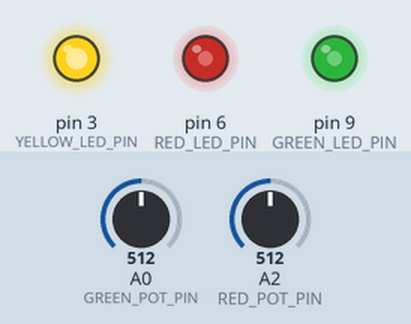
A sketch run on a simulated Arduino Uno, built with avr-gcc and run on an emulated ATmega328P. On the bench: output pins drawn as LEDs (lit = HIGH). The inputs (shaded band) are chosen by the test bench; at power-on: A0 (GREEN_POT_PIN) = 512, A2 (RED_POT_PIN) = 512.

Above: at 1.2 s.
1.3 s: A0 (GREEN_POT_PIN) set to 716
At 2.3 s:
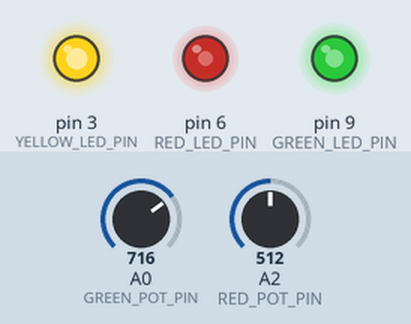
2.8 s: A2 (RED_POT_PIN) set to 716
At 3.4 s:
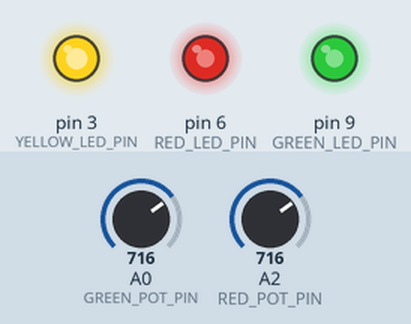
4.3 s: A0 (GREEN_POT_PIN) set to 900
At 5.5 s:
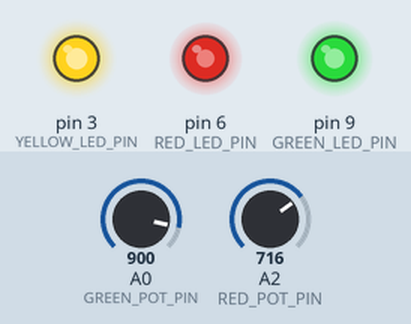
5.8 s: A2 (RED_POT_PIN) set to 900
At 6.9 s:
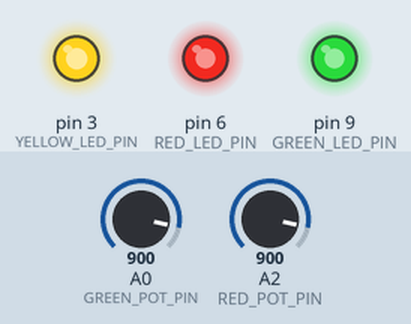
7.3 s: A0 (GREEN_POT_PIN) set to 511
At 8.0 s:
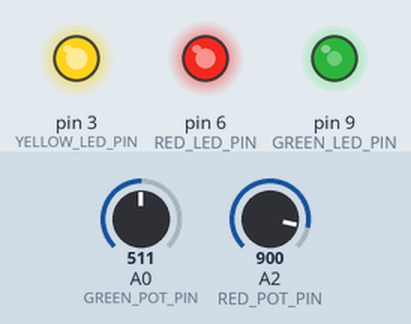
8.8 s: A2 (RED_POT_PIN) set to 122
At 9.2 s:
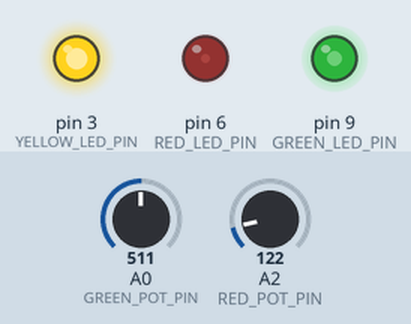
Timing chart, 0 to 11.3 s (numbered marks = the images above; inputs shaded):
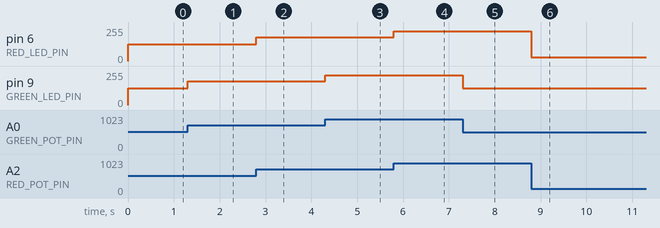

The sketch:

Main.ino
```cpp
const int RED_LED_PIN = 6;
const int GREEN_LED_PIN = 9;
const int YELLOW_LED_PIN = 3;

const int RED_POT_PIN = A2;
const int GREEN_POT_PIN = A0;

const int YELLOW_BRIGHTNESS = 255;
const int BAUD = 9600;
bool TO_PRINT_DATA = false;

int redValue;
int greenValue;


int GetRedBrightness(){
  return GetBrightness(analogRead(RED_POT_PIN));
}
int GetGreenBrightness(){
  return GetBrightness(analogRead(GREEN_POT_PIN));
}
int GetBrightness(int value){
  return map(value, 0, 1023, 0, 255);
}

void PrintData(){
  Serial.print("red=");
  Serial.print(redValue);
  Serial.print("   ");
  Serial.print("green=");
  Serial.print(greenValue);
  Serial.println();
}

void SetPinModes(){
  pinMode(RED_LED_PIN, OUTPUT);
  pinMode(GREEN_LED_PIN, OUTPUT);
  pinMode(YELLOW_LED_PIN, OUTPUT);

  pinMode(RED_POT_PIN, INPUT);
  pinMode(GREEN_POT_PIN, INPUT);
}

void SetYellowLedBrightness(){
  analogWrite(YELLOW_LED_PIN, YELLOW_BRIGHTNESS);
}

void setup() {
  SetPinModes();

  SetYellowLedBrightness();

  Serial.begin(BAUD);
}

void loop() {
  redValue = GetRedBrightness();
  greenValue = GetGreenBrightness();

  analogWrite(RED_LED_PIN, redValue);
  analogWrite(GREEN_LED_PIN, greenValue);

  if(TO_PRINT_DATA){
    PrintData();
  }
}
```

Measured:
- after the input at 1.3 s, pin 9 (GREEN_LED_PIN): 127/255 → 178/255 at once
- after the input at 2.8 s, pin 6 (RED_LED_PIN): 127/255 → 178/255 at once
- after the input at 4.3 s, pin 9 (GREEN_LED_PIN): 178/255 → 224/255 at once
- after the input at 5.8 s, pin 6 (RED_LED_PIN): 178/255 → 224/255 at once
- after the input at 7.3 s, pin 9 (GREEN_LED_PIN): 224/255 → 127/255 at once
- after the input at 8.8 s, pin 6 (RED_LED_PIN): 224/255 → 30/255 at once
